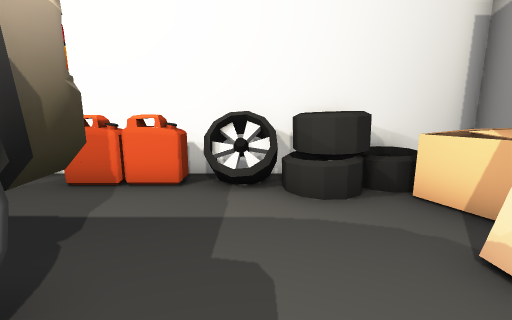
view 1 (above)

16 first-person views from a walk through a Unity game level. The camera is 1.5 m above the floor, tilts 10° down and sees 90° across. The floor is counted in squares, 1 m on a side. Each view is taken from the middle of a square. On the plan, view 1 faces up. The plan holds only what a view shows up to about 13 squares ahead; the rest is blank.

view 2
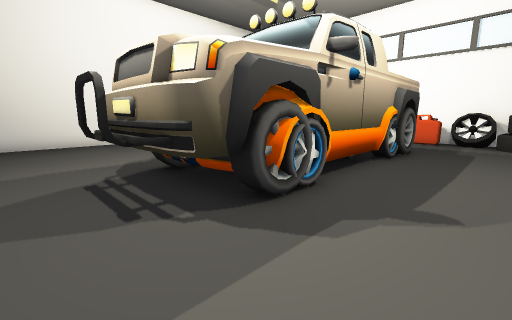

view 3
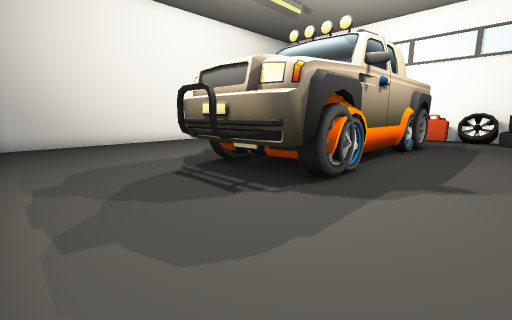

view 4
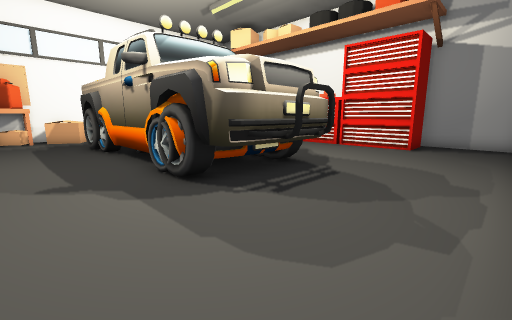

view 5
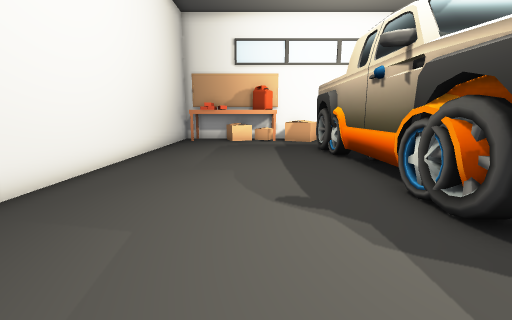

view 6
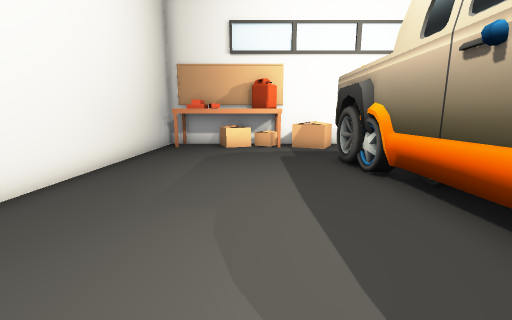

view 7
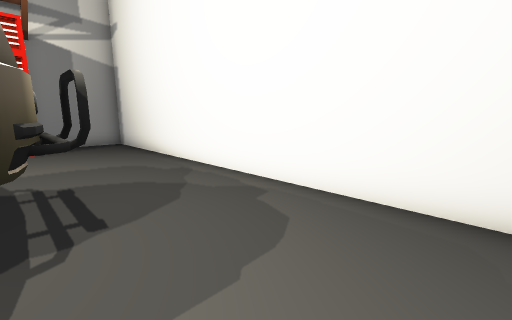

view 8
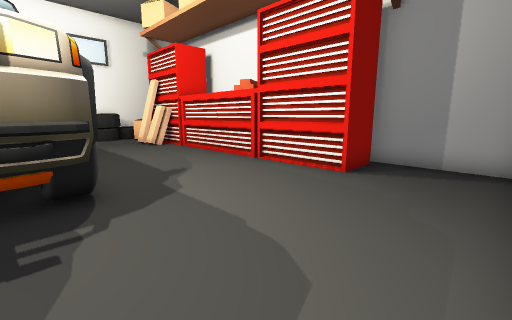

view 9
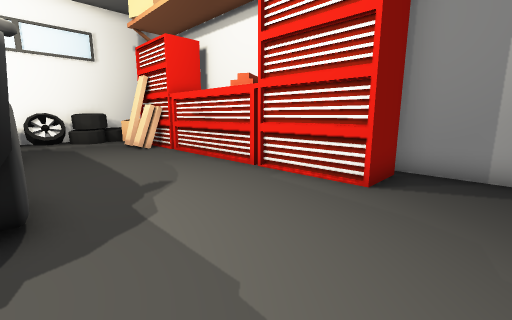

view 10
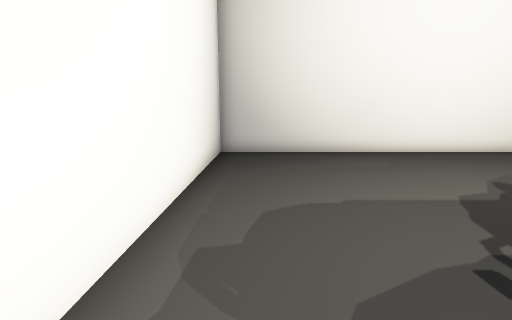

view 11
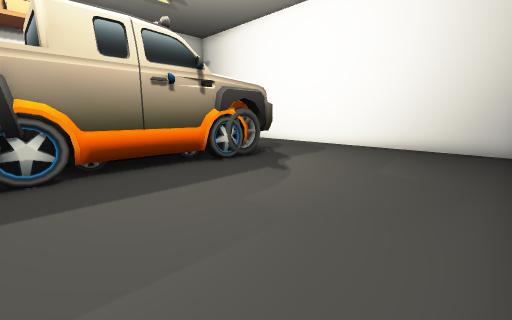

view 12
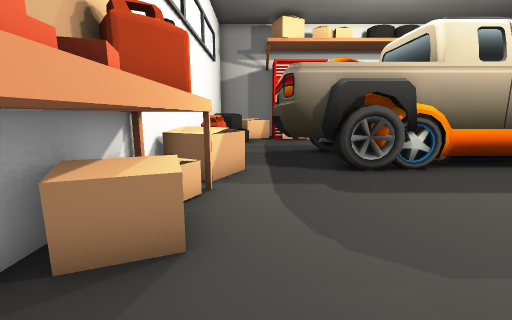

view 13
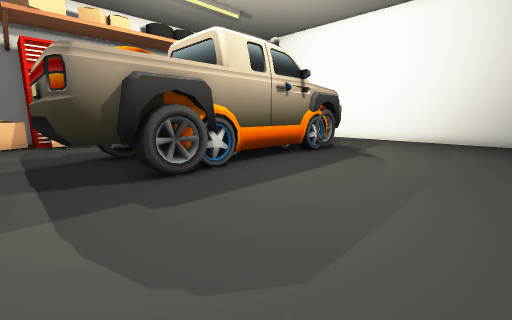

view 14
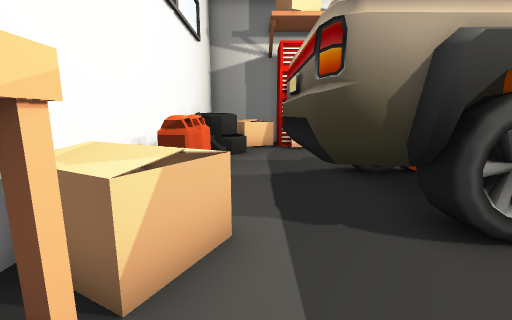

view 15
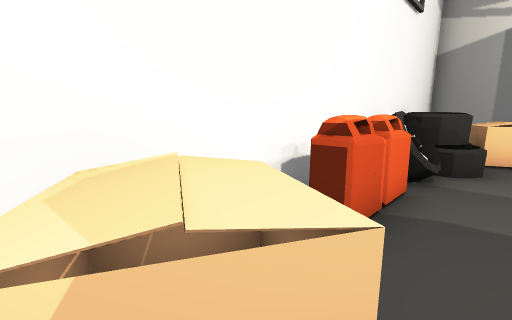

view 16
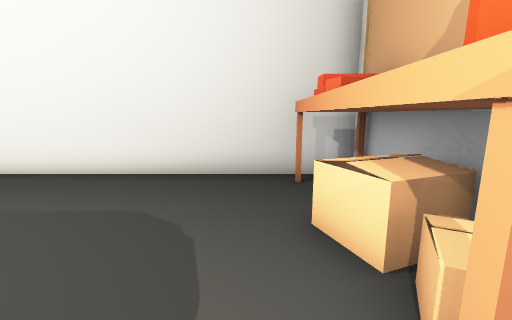

### Floor plan
Key: @ floor where view 1 was taken; # wall or solid block; . floor; = window, fence, low wall or low ledge; ^ raised ledge; T truck; W wheel; O other object.
Columns run from 14 left of view 1 to 6 right of it. Each row starts with its distance up from view 1.
  7      ###############
  6   #####^^##^^####^##
  5 ####==#^^.#=#==##^^#
  4 #................^^#
  3 #.......TTTTT.....##
  2 #.......T  TT....##
  1 #.......TTTTT....##
  0 #.......W   W.@...#
 -1 #.......#OT #.....#
 -2 #.......#T  #.....#
 -3 #.......#T T#.....#
 -4 #.......#T T#.....#
 -5 #.......WO  W.....#
 -6 #.......#T T#.....#
 -7 #.......T#T#T.....#
 -8 #.......TTTTT.....#
 -9 #........T.T......###
-10 #...................#
-11 #...................#
-12 #...................#
-13 #####################

Where each view was taken, in squares from view 1:
view 1: 0 up, 0 right, facing up
view 2: 10 down, 1 right, facing up-left
view 3: 12 down, 1 right, facing up-left
view 4: 12 down, 9 left, facing up-right
view 5: 10 down, 9 left, facing up
view 6: 7 down, 9 left, facing up
view 7: 8 down, 9 left, facing down-right
view 8: 12 down, 3 left, facing up-right
view 9: 11 down, 2 left, facing up-right
view 10: 11 down, 3 left, facing left
view 11: 0 up, 13 left, facing down-right
view 12: 4 up, 13 left, facing right
view 13: 4 up, 12 left, facing down-right
view 14: 4 up, 9 left, facing right
view 15: 4 up, 7 left, facing up-right
view 16: 4 up, 7 left, facing left
